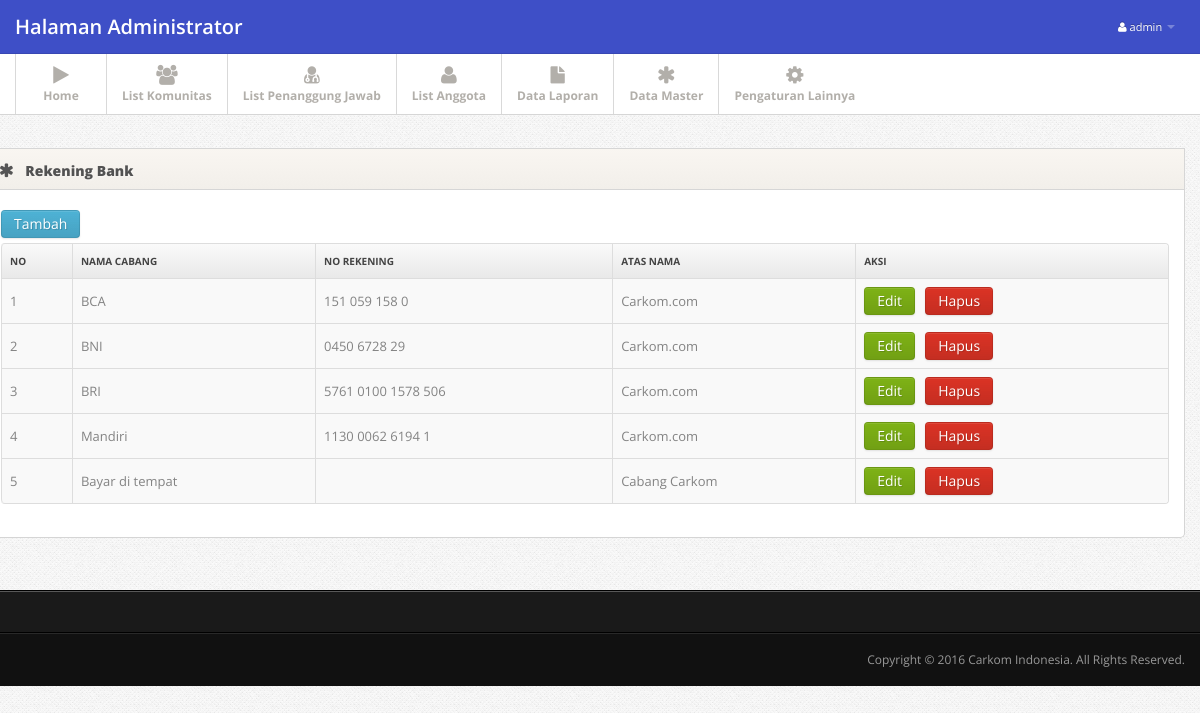
The page /admin/v_rekening.php (signed in) on the database its author committed.
### tables this page shows
CREATE TABLE `tbl_data_rekening` (
  `id_rekening` int(5) NOT NULL AUTO_INCREMENT,
  `nama_cabang` varchar(15) NOT NULL,
  `no_rekening` varchar(50) DEFAULT NULL,
  `atas_nama` varchar(100) NOT NULL,
  PRIMARY KEY (`id_rekening`),
  UNIQUE KEY `nama_cabang` (`nama_cabang`),
  UNIQUE KEY `no_rekening` (`no_rekening`)
);

### admin/v_rekening.php (the view, shortened to what this page needs)
<!DOCTYPE html>
<?php
if(isset($_SESSION['username']) && isset($_SESSION['id_admin'])){
?>
<html lang="en">
<head>
  <?php include "include/header.php"; ?>
      <?php include "include/navigation.php"; ?>
<div class="main">
  <div class="main-inner">
    <div class="container">
      <div class="row">
        <div class="widget ">
            <div class="widget-header">
              <i class="icon-asterisk"></i>
              <h3>Rekening Bank</h3>
            </div>
            <div class="widget-content">
              <?php
              if(isset($_GET['edit']) != ""){
                  $id_rekening   = $_GET['edit'];
                  $sql     = mysql_query("SELECT * FROM tbl_data_rekening WHERE id_rekening=".$id_rekening."");
                  $num     = mysql_fetch_array($sql);
              ?>
              <style type="text/css">
              table,tr,td{
                  margin:5px;
                  padding:5px;
              }
              </style>
              <form action="proses/pe_rekening.php" method="POST">
                  <table cellpadding="0" cellspacing="0">
				  <tr>
                      <td>Nama Cabang</td>
                      <td>:</td>
                      <td>
                          <input type="hidden" class="form-control" name="id_rekening" value="<?php echo $id_rekening; ?>" />
                          <input type="text" class="form-control" name="nama_cabang" value="<?php echo $num['nama_cabang']; ?>" />
                      </td>
                  </tr>
                  <tr>
                      <td>No Rekening</td>
                      <td>:</td>
                      <td>
                          <input type="text" class="form-control" name="no_rekening" value="<?php echo $num['no_rekening']; ?>" />
                      </td>
                  </tr>
				  <tr>
                      <td>Atas Nama</td>
                      <td>:</td>
                      <td>
                          <input type="text" class="form-control" name="atas_nama" value="<?php echo $num['atas_nama']; ?>" />
                      </td>
                  </tr>
                  <tr>
                      <td><input class="btn btn-info" type="submit" value="Ubah" /></td>
                  </tr>
                  </table>
              </form>
              <?php
              }else{
              $sql = mysql_query("SELECT * FROM tbl_data_rekening");
              ?>
              <a href="vt_rekening.php"><button style="margin-bottom:5px;" class="btn btn-info">Tambah</button></a>
              <table class="table table-striped table-bordered">
                <thead>
                  <tr>
                    <th> No </th>
					<th> Nama Cabang </th>
                    <th> No Rekening </th>
					<th> Atas Nama </th>
                    <th class="td-actions"> Aksi </th>
                  </tr>
                </thead>
                <?php
                $i = 1;
                while($hasil = mysql_fetch_array($sql)){
                ?>
                <tbody>
                  <tr>
                    <td><?php echo $i; ?></td>
					<td><?php echo $hasil['nama_cabang']; ?></td>
                    <td><?php echo $hasil['no_rekening']; ?></td>
					<td><?php echo $hasil['atas_nama']; ?></td>
                    <td class="td-actions">
						<a href="v_rekening.php?edit=<?php echo $hasil['id_rekening']; ?>"><button class="btn btn-success">Edit</button></a>&nbsp;
						&nbsp;<?php echo "<a href='#' onClick=\"return konfirmasiHapusRekening('".$hasil["id_rekening"]."','".$hasil["atas_nama"]."');\" value='Hapus'><button class='btn btn-danger'>Hapus</button></a>"; ?>
					</td>
                  </tr>
				<?php
                  $i++;
                  }
                  ?>
                </tbody>
              </table>
			  <?php
              }
              ?>
            </div>
        </div>
          </div>
        </div>
      </div>
    </div>
<?php include "include/footer.php"; ?>
</body>
</html>
<?php
}else{
    header("location:login.php");
}
?>

### admin/css/style.css (style rules this page uses)
body { background: #f9f6f1; font: 13px/1.7em 'Open Sans'; }
input, button, select, textarea { font-family: 'Open Sans'; }
.table td { vertical-align: middle; }
.table-bordered th { background: #E9E9E9; background:-moz-linear-gradient(top, #FAFAFA 0%, #E9E9E9 100%); background:-webkit-gradient(linear, left top, left bottom, color-stop(0%,#FAFAFA), color-stop(100%,#E9E9E9)); background:-webkit-linear-gradient(top, #FAFAFA 0%,#E9E9E9 100%); background:-o-linear-gradient(top, #FAFAFA 0%,#E9E9E9 100%); background:-ms-linear-gradient(top, #FAFAFA 0%,#E9E9E9 100%); background:linear-gradient(top, #FAFAFA 0%,#E9E9E9 100%); filter: progid:DXImageTransform.Microsoft.gradient(startColorstr='#FAFAFA', endColorstr='#E9E9E9'); -ms-filter: "progid:DXImageTransform.Microsoft.gradient(startColorstr='#FAFAFA', endColorstr='#E9E9E9')"; font-size: 10px; color: #444; text-transform: uppercase; }
.main { padding-bottom: 2em; border-bottom: 1px solid #000; }
.widget { position: relative; clear: both; width: auto; margin-bottom: 2em; overflow: hidden; }
.widget-header { position: relative; height: 40px; line-height: 40px; background: #f9f6f1; background:-moz-linear-gradient(top, #f9f6f1 0%, #f2efea 100%); background:-webkit-gradient(linear, left top, left bottom, color-stop(0%,#f9f6f1), color-stop(100%,#f2efea)); background:-webkit-linear-gradient(top, #f9f6f1 0%,#f2efea 100%); background:-o-linear-gradient(top, #f9f6f1 0%,#f2efea 100%); background:-ms-linear-gradient(top, #f9f6f1 0%,#f2efea 100%); background:linear-gradient(top, #f9f6f1 0%,#f2efea 100%); filter: progid:DXImageTransform.Microsoft.gradient(startColorstr='#f9f6f1', endColorstr='#f2efea'); -ms-filter: "progid:DXImageTransform.Microsoft.gradient(startColorstr='#f9f6f1', endColorstr='#f2efea')"; border: 1px solid #d6d6d6; -webkit-background-clip: padding-box; }
.widget-header h3 { position: relative; top: 2px; left: 10px; display: inline-block; margin-right: 3em; font-size: 14px; font-weight: 800; color: #525252; line-height: 18px; text-shadow: 1px 1px 2px rgba(255,255,255,.5); }
.widget-header [class^="icon-"], .widget-header [class*=" icon-"] { display: inline-block; margin-left: 13px; margin-right: -2px; font-size: 16px; color: #555; vertical-align: middle; }
.widget-content { padding: 20px 15px 15px; background: #FFF; border: 1px solid #D5D5D5; -moz-border-radius: 5px; -webkit-border-radius: 5px; border-radius: 5px; }
.widget-header+.widget-content { border-top: none; -webkit-border-top-left-radius: 0; -webkit-border-top-right-radius: 0; -moz-border-radius-topleft: 0; -moz-border-radius-topright: 0; border-top-left-radius: 0; border-top-right-radius: 0; }
.widget-content:before, .widget-content:after { content:""; display:table; }
.widget-content:after { clear:both; }
.widget-content { zoom:1; }

### admin/css/pages/signin.css (style rules this page uses)
body { background: url(../../img/body-bg.png); color:#838383; font: 13px/1.7em 'Open Sans'; }

### rows shown on the page
tbl_data_rekening: nama_cabang "BCA", no_rekening "151 059 158 0", atas_nama "Carkom.com"
tbl_data_rekening: nama_cabang "BNI", no_rekening "0450 6728 29", atas_nama "Carkom.com"
tbl_data_rekening: nama_cabang "BRI", no_rekening "5761 0100 1578 506", atas_nama "Carkom.com"
tbl_data_rekening: nama_cabang "Mandiri", no_rekening "1130 0062 6194 1", atas_nama "Carkom.com"
tbl_data_rekening: nama_cabang "Bayar di tempat", atas_nama "Cabang Carkom"

### other values the page prints
$_SESSION['username'] "admin"
